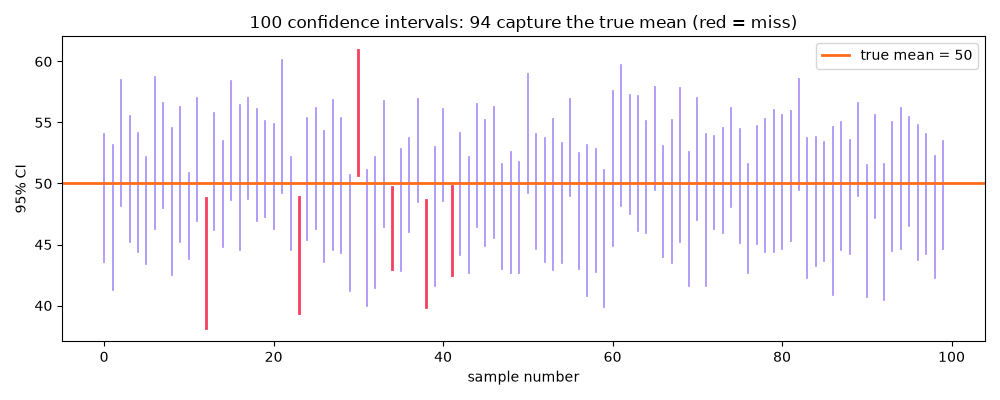

The script that saved this image:
"""
Session 4 · Example 2: Standard error and confidence intervals
-------------------------------------------------------------
1. Build a 95% confidence interval for a mean, step by step (t interval).
2. A confidence interval for a proportion.
3. How sample size and confidence level change the width.
4. What '95% confidence' really means: draw 100 samples from a known
   population and count how many intervals capture the true mean.
   Chart saved to session-04_confidence_intervals.png

Run:  python session-04_confidence_intervals.py
"""
import numpy as np
from scipy import stats
import matplotlib
matplotlib.use("Agg")
import matplotlib.pyplot as plt

# ---- 1. CI for a mean: daily mobile-data use (GB) of 12 students -----------------
x = np.array([1.8, 2.4, 3.1, 2.2, 2.9, 1.5, 3.6, 2.7, 2.0, 3.3, 2.5, 2.8])
n, xbar, s = len(x), x.mean(), x.std(ddof=1)
se = s / np.sqrt(n)
t_crit = stats.t.ppf(0.975, df=n - 1)
print("1) 95% CI for mean data use")
print(f"   n = {n}, x_bar = {xbar:.3f}, s = {s:.3f}, SE = s/sqrt(n) = {se:.4f}")
print(f"   t* (df = {n - 1}) = {t_crit:.3f}, margin of error = {t_crit * se:.3f}")
print(f"   CI = [{xbar - t_crit * se:.3f}, {xbar + t_crit * se:.3f}] GB")
print("   scipy:", tuple(round(float(v), 3) for v in stats.t.interval(0.95, n - 1, loc=xbar, scale=se)))

# ---- 2. CI for a proportion: 312 of 520 surveyed customers prefer digital payment -
k, m = 312, 520
p_hat = k / m
se_p = np.sqrt(p_hat * (1 - p_hat) / m)
z = stats.norm.ppf(0.975)
print(f"\n2) Proportion: p_hat = {p_hat:.3f}, SE = {se_p:.4f}, "
      f"95% CI = [{p_hat - z * se_p:.3f}, {p_hat + z * se_p:.3f}]")
# Sample size needed for a +/- 3 percentage-point margin (worst case p = 0.5)
print(f"   Sample size for a +/-3% margin: n = {int(np.ceil((z / 0.03) ** 2 * 0.25))}")

# ---- 3. Width vs n and confidence level -----------------------------------------
print("\n3) Width of a CI for a mean with s = 10")
print("   n      90%     95%     99%")
for nn in [10, 40, 160, 640]:
    w = [2 * stats.t.ppf(1 - a / 2, nn - 1) * 10 / np.sqrt(nn) for a in (0.10, 0.05, 0.01)]
    print(f"   {nn:<5}" + "".join(f"{v:8.2f}" for v in w))
print("   4x the sample -> about half the width; more confidence -> wider interval")

# ---- 4. Coverage simulation --------------------------------------------------------
rng = np.random.default_rng(8)
mu, sigma, nn = 50, 12, 25
hits, rows = 0, []
for i in range(100):
    smp = rng.normal(mu, sigma, nn)
    lo, hi = stats.t.interval(0.95, nn - 1, loc=smp.mean(), scale=smp.std(ddof=1) / np.sqrt(nn))
    ok = lo <= mu <= hi
    hits += ok
    rows.append((lo, hi, ok))
print(f"\n4) {hits} of 100 intervals contain the true mean {mu} (expected about 95)")

fig, ax = plt.subplots(figsize=(10, 4))
for i, (lo, hi, ok) in enumerate(rows):
    ax.plot([i, i], [lo, hi], color="#A78BFA" if ok else "#F43F5E", lw=2 if not ok else 1.2)
ax.axhline(mu, color="#FF6B1A", lw=2, label="true mean = 50")
ax.set_xlabel("sample number"); ax.set_ylabel("95% CI")
ax.set_title(f"100 confidence intervals: {hits} capture the true mean (red = miss)")
ax.legend(); fig.tight_layout(); fig.savefig("session-04_confidence_intervals.png", dpi=100)
print("Saved chart: session-04_confidence_intervals.png")
